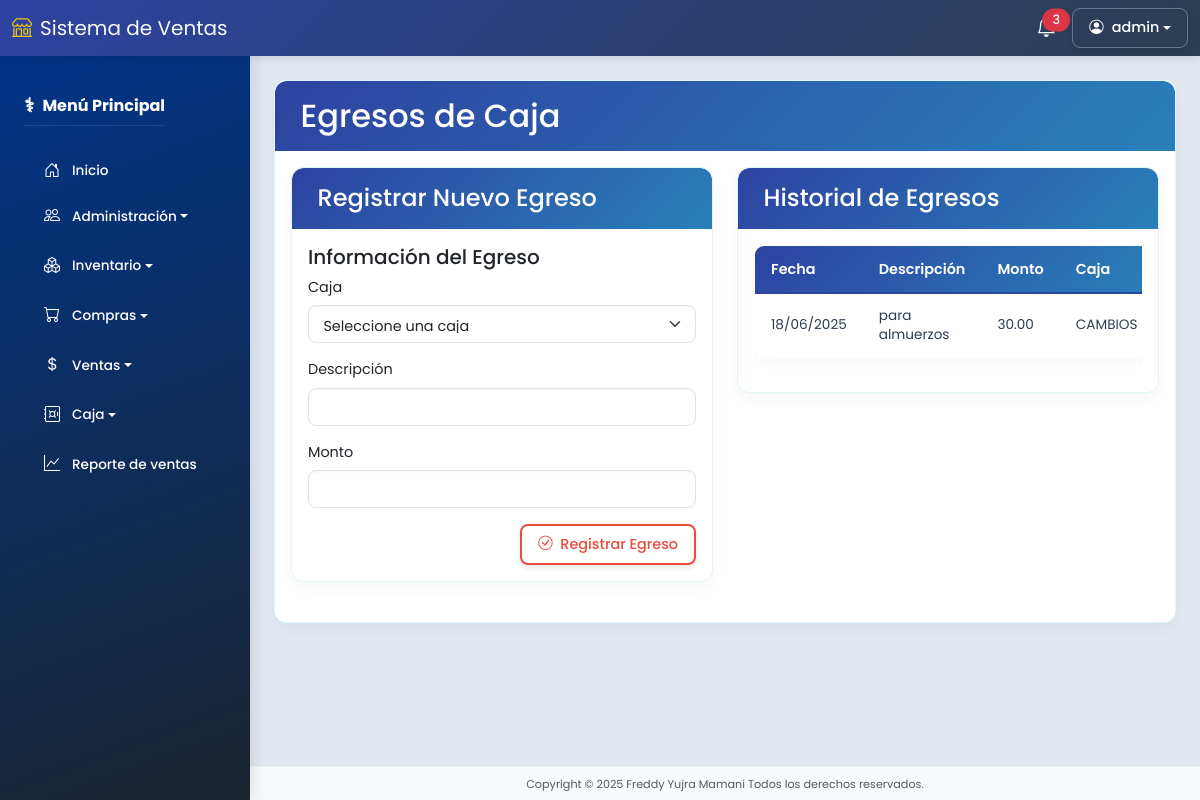
The app's page /movimientos/egresos (signed in), older data.
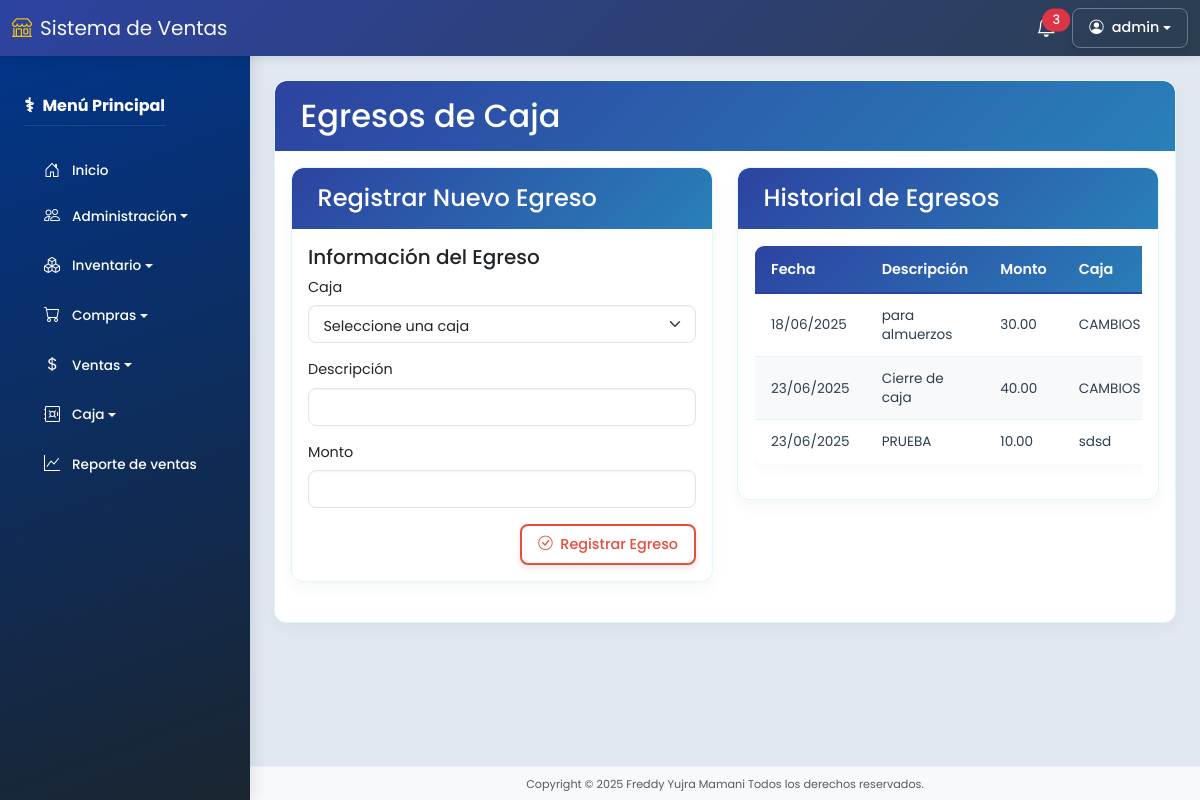
The same page, newer data.
### models/movimiento_caja_model.py (models this page shows, shortened)
class MovimientoCaja(db.Model):
    __tablename__ = "cajas_movimientos"
    TIPOS = ['ingreso', 'egreso']
    id = db.Column(db.Integer, primary_key=True)
    caja_id = db.Column(db.Integer, db.ForeignKey('cajas.id'), nullable=False)
    usuario_id = db.Column(db.Integer, db.ForeignKey('usuarios.id'))
    tipo = db.Column(db.String(20), nullable=False)
    monto = db.Column(db.DECIMAL(10, 2), nullable=False)
    fecha = db.Column(db.Date, default=datetime.utcnow().date())
    descripcion = db.Column(db.String(255))
    created_at = db.Column(db.DateTime, default=datetime.utcnow)
    updated_at = db.Column(db.DateTime, default=datetime.utcnow, onupdate=datetime.utcnow)
    deleted_at = db.Column(db.DateTime)
    usuario = db.relationship('Usuario')
    @staticmethod
    def get_by_tipo(tipo):
        return MovimientoCaja.query.filter_by(tipo=tipo, deleted_at=None).all()

### models/caja_model.py (models this page shows, shortened)
class Caja(db.Model):
    __tablename__ = "cajas"
    id = db.Column(db.Integer, primary_key=True)
    usuario_id = db.Column(db.Integer, db.ForeignKey('usuarios.id'), nullable=False)
    descripcion = db.Column(db.String(255), nullable=False)
    fecha_apertura = db.Column(db.Date, default=datetime.utcnow)
    fecha_cierre = db.Column(db.Date)
    monto_apertura = db.Column(db.DECIMAL(10, 2), default=0.0)
    monto_cierre = db.Column(db.DECIMAL(10, 2))
    created_at = db.Column(db.DateTime, default=datetime.utcnow)
    updated_at = db.Column(db.DateTime, default=datetime.utcnow, onupdate=datetime.utcnow)
    deleted_at = db.Column(db.DateTime)
    usuario = db.relationship('Usuario')
    movimientos = db.relationship('MovimientoCaja', backref='caja')
    @staticmethod
    def get_abiertas():
        return Caja.query.filter_by(fecha_cierre=None, deleted_at=None).all()

### controllers/movimiento_controller.py (the view, shortened to what this page needs)
@movimiento_bp.route('/egresos', methods=['GET', 'POST'])
@permission_required('registrar_egresos')  # Permiso para registrar egresos
def egresos():
    cajas = Caja.get_abiertas()
    egresos = MovimientoCaja.get_by_tipo('egreso')
    return render_template('movimientos/egresos.html', cajas=cajas, egresos=egresos)

### models/usuario_model.py (called while the page is built)
    @property
    def is_authenticated(self):
        return True

    def is_admin(self):
        return self.rol and self.rol.name == 'Administrador'

### run.py (called while the page is built)
@login_manager.user_loader
def load_user(user_id):
    return Usuario.query.get(int(user_id))

@app.context_processor
def inject_active_path():
    def is_active(path):
        return 'active' if request.path.startswith(path) else ''
    return dict(is_active=is_active)

### templates/movimientos/egresos.html (shortened to what this page needs)
{% extends "base.html" %}
{% block content %}
<div class="card">
  <div class="card-header-unified bg-danger">
    <h2 class="mb-0 text-white">Egresos de Caja</h2>
  </div>
  <div class="card-body">
    <div class="row">
      <div class="col-md-6">
        <div class="card mb-4">
          <div class="card-header-unified bg-light">
            <h4 class="mb-0">Registrar Nuevo Egreso</h4>
          </div>
          <div class="card-body">
            <form method="POST" action="{{ url_for('movimiento.egresos') }}" class="form-unified">
              <div class="form-section mb-3">
                <h5>Información del Egreso</h5>
                <div class="mb-3">
                  <label class="form-label">Caja</label>
                  <select class="form-select" name="caja_id" required>
                    <option value="" disabled selected>Seleccione una caja</option>
                  </select>
                </div>
                <div class="mb-3">
                  <label class="form-label">Descripción</label>
                  <input type="text" class="form-control" name="descripcion" required>
                </div>
                <div class="mb-3">
                  <label class="form-label">Monto</label>
                  <input type="number" step="0.01" min="0.01" class="form-control" name="monto" required>
                </div>
              </div>
              <div class="d-flex justify-content-end">
                <button type="submit" class="btn btn-outline-danger">
                  <i class="bi bi-check-circle me-1"></i> Registrar Egreso
                </button>
              </div>
            </form>
          </div>
        </div>
      </div>
      <div class="col-md-6">
        <div class="card">
          <div class="card-header-unified bg-light">
            <h4 class="mb-0">Historial de Egresos</h4>
          </div>
          <div class="card-body">
            <div class="table-responsive">
              <table class="table-unified">
                <thead>
                  <tr>
                    <th>Fecha</th>
                    <th>Descripción</th>
                    <th>Monto</th>
                    <th>Caja</th>
                  </tr>
                </thead>
                <tbody>
                  {% for egreso in egresos %}
                  <tr>
                    <td>{{ egreso.fecha.strftime('%d/%m/%Y') }}</td>
                    <td>{{ egreso.descripcion }}</td>
                    <td>{{ "{:,.2f}".format(egreso.monto) }}</td>
                    <td>{{ egreso.caja.descripcion }}</td>
                  </tr>
                  {% else %}
                  <tr>
                    <td colspan="4" class="text-center">No hay egresos registrados</td>
                  </tr>
                  {% endfor %}
                </tbody>
              </table>
            </div>
          </div>
        </div>
      </div>
    </div>
  </div>
</div>
{% endblock %}

Row changes from the older to the newer data that the page shows:
added MovimientoCaja: fecha "23/06/2025", descripcion "Cierre de caja", monto "40.00", caja.descripcion "CAMBIOS"
added MovimientoCaja: fecha "23/06/2025", descripcion "PRUEBA", monto "10.00", caja.descripcion "sdsd"
